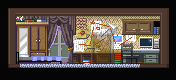

This is a level from a 2D game, rendered from its Tiled map with the project's own tilesets. A one-line summary and the map file follow, with tile-layer data summarised:
An orthogonal 11x5 tile map with 16x16 px tiles, 1 tile layer (Passability), 2 image layers and 2 objects (Event, Target).

<map version="1.2" tiledversion="1.3.1" orientation="orthogonal" renderorder="right-down" compressionlevel="0" width="11" height="5" tilewidth="16" tileheight="16" infinite="0" nextlayerid="5" nextobjectid="3">
 <tileset firstgid="1" source="../Tilesets/Editor.tsx" />
 <imagelayer id="1" name="Background">
  <image source="Images/Bedroom2.png" width="176" height="80" />
 </imagelayer>
 <objectgroup id="2" name="Object Layer" offsetx="-16" offsety="-16">
  <object id="1" type="Event" x="112" y="80" width="16" height="16">
   <properties>
    <property name="onCollide" value="teleport('Apartment/Apartment', 'bedroom')" />
   </properties>
  </object>
  <object id="2" name="entry" type="Target" x="112" y="64" width="16" height="16" />
 </objectgroup>
 <layer id="3" name="Passability" width="11" height="5" opacity="0">
  <properties>
   <property name="CheckPassability" type="bool" value="true" />
  </properties>
  <data>[55 cells, 33 non-empty, 2 distinct tile ids]</data>
 </layer>
 <imagelayer id="4" name="Foreground">
  <image source="Images/BedroomAbove.png" width="176" height="80" />
 </imagelayer>
</map>
